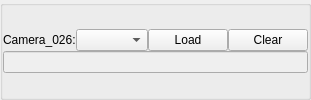
                          <widget class="QGroupBox" name="camera_index_groupBox_26">
                           <property name="title">
                            <string/>
                           </property>
                           <layout class="QGridLayout" name="gridLayout_29">
                            <property name="leftMargin">
                             <number>0</number>
                            </property>
                            <property name="topMargin">
                             <number>0</number>
                            </property>
                            <property name="rightMargin">
                             <number>0</number>
                            </property>
                            <property name="bottomMargin">
                             <number>0</number>
                            </property>
                            <property name="spacing">
                             <number>0</number>
                            </property>
                            <item row="0" column="0">
                             <layout class="QVBoxLayout" name="verticalLayout_31">
                              <item>
                               <layout class="QHBoxLayout" name="horizontalLayout_55" stretch="0,1,0,0">
                                <item>
                                 <widget class="QLabel" name="camera_index_label_26">
                                  <property name="text">
                                   <string>Camera_026:</string>
                                  </property>
                                 </widget>
                                </item>
                                <item>
                                 <widget class="QComboBox" name="camera_index_comboBox_26"/>
                                </item>
                                <item>
                                 <widget class="QPushButton" name="camera_index_pushButton_26">
                                  <property name="text">
                                   <string>Load</string>
                                  </property>
                                 </widget>
                                </item>
                                <item>
                                 <widget class="QPushButton" name="camera_index_clear_pushButton_26">
                                  <property name="text">
                                   <string>Clear</string>
                                  </property>
                                 </widget>
                                </item>
                               </layout>
                              </item>
                              <item>
                               <layout class="QHBoxLayout" name="horizontalLayout_56">
                                <item>
                                 <widget class="QLineEdit" name="camera_index_lineEdit_26">
                                  <property name="enabled">
                                   <bool>false</bool>
                                  </property>
                                 </widget>
                                </item>
                               </layout>
                              </item>
                             </layout>
                            </item>
                           </layout>
                          </widget>
